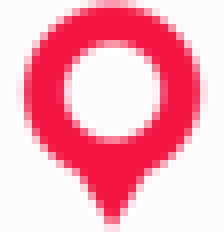
#> input picture photo/found2.png, 28 x 29 px (shown 8 times larger)
$ python conv.py   (Python 2 division)
#> lines starting #> are read from the running program, lines starting #| are printed output that depends on the picture
from PIL import ImageFont
from PIL import Image
from PIL import ImageDraw


def putnum(inp, num, outp):
#> called with inp = 'found2.png', num = 2, outp = 'numicons/marker2.png'
	num = str(num);
	img = Image.open(inp);
#> img is the input picture: PIL image 28x29 RGBA; mean R, G, B, A 143, 52.6, 64.2, 91.6
	font = ImageFont.truetype("font.ttf", 14)
	draw = ImageDraw.Draw(img);
	draw.text((14-(8*len(num))/2, 4), num, font=font, fill="#000000")
#	draw = ImageDraw.Draw(img)
	img.save(outp)
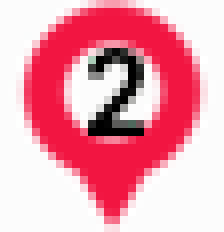
#> saved as marker2.png: PIL image 28x29 RGBA (shown 8 times larger); mean R, G, B, A 138.8, 48.6, 61.1, 103.9; transparent parts drawn white


for i in xrange(2, 1500):
	print i;
	putnum("found2.png", i, "numicons/marker"+str(i)+".png");
